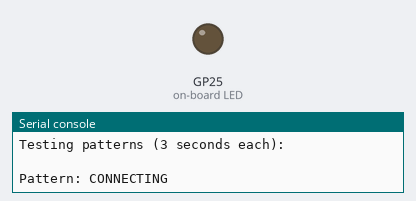
This program was run on a simulated Raspberry Pi Pico running MicroPython. Parts: output pins drawn as LEDs (lit = HIGH), the last lines printed to the serial console. At 19.9 s the program stops and its outputs stay as they are.

Above: at 0.2 s.
At 15.25 s:
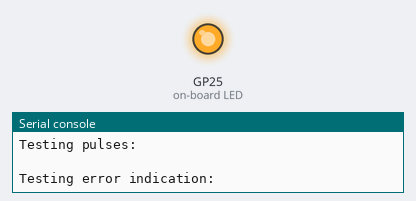
Timing chart, 0 to 20.7 s (numbered marks = the images above):
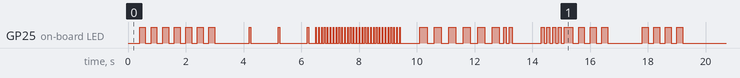

Measured:
- by itself, GP25 (on-board LED): LOW → HIGH at 0.40 s, → LOW 0.20 s later, → HIGH 0.20 s later, → LOW 0.20 s later, … (120 changes in this stretch)

The program:

led_manager.py
```python
import time
from machine import Pin, Timer

class LEDManager:
    """Manages single LED blinking patterns for status indication."""
    def __init__(self, led_pin="LED"):
        # Initialize LED on specified pin
        self.led = Pin(led_pin, Pin.OUT)
        self.current_mode = None
        self.timer = Timer()
        self.blink_active = False
        self.led_state = 0

        # default LED states from config
        self.status_patterns = {}

        print("LED Manager initialized (single LED mode)")

    def set_status_patterns(self, patterns):
        """Set the blinking patterns dictionary for different status modes."""
        self.status_patterns = patterns

    def set_mode(self, mode_name, duration_ms=None):
        """Set LED mode with pattern priority handling for alerts vs data patterns."""
        if mode_name not in self.status_patterns:
            print(f"LED mode '{mode_name}' not found. Available: {list(self.status_patterns.keys())}")
            return False

        # check if this is an alert/temperature pattern that should override others
        alert_patterns = ["COMFORTABLE", "UNCOMFORTABLE", "ALERT", "ERROR"]
        data_patterns = ["DATA_SENT", "SENSOR_READING"]

        current_is_alert = self.current_mode in alert_patterns
        new_is_alert = mode_name in alert_patterns
        current_is_data = self.current_mode in data_patterns

        # if an alert is already shown, don't interrupt with data patterns
        if current_is_alert and mode_name in data_patterns:
            return False

        # if we have a data pattern showing and get an alert, stop the data pattern
        if current_is_data and new_is_alert:
            print(f"Stopping data pattern {self.current_mode} for alert {mode_name}")
            self.stop_blink()

        # check if we want extended duration
        extended = mode_name in alert_patterns

        # get timing values
        on_time, off_time = self.status_patterns[mode_name]

        # apply extension for alert patterns
        if extended:
            EXTENSION_FACTOR = 5  # 5x longer for alerts
            on_time = on_time * EXTENSION_FACTOR
            off_time = off_time * EXTENSION_FACTOR
        else:
            pass

        # Calculate timing
        period_ms = int((on_time + off_time) * 1000)
        duty_cycle = on_time / (on_time + off_time)

        # Start blinking
        self.start_blink(period_ms, duty_cycle, duration_ms)

        # Update current mode
        self.current_mode = mode_name

        return True

    def start_blink(self, period_ms, duty_cycle, duration_ms=None):
        """Start blinking with specified period, duty cycle, and optional duration."""
        if self.blink_active:
            self.stop_blink()

        on_time_ms = int(period_ms * duty_cycle)

        self.timer.init(
            period=period_ms,
            mode=Timer.PERIODIC,
            callback=lambda t: self._toggle_led(on_time_ms)
        )

        self.blink_active = True

        if duration_ms:
            Timer(-1).init(
                mode=Timer.ONE_SHOT,
                period=duration_ms,
                callback=lambda t: self.stop_blink()
            )

    def _toggle_led(self, on_time_ms):
        """Internal method to toggle LED state during blinking."""
        if self.led_state == 0:
            # turn LED on
            self.led.value(1)
            self.led_state = 1
            # schedule turn off
            Timer(-1).init(
                mode=Timer.ONE_SHOT,
                period=on_time_ms,
                callback=lambda t: self.led.off() or setattr(self, 'led_state', 0)
            )
        else:
            # turn LED off
            self.led.value(0)
            self.led_state = 0

    def stop_blink(self):
        """Stop blinking and turn LED off."""
        if hasattr(self, 'timer'):
            try:
                self.timer.deinit()
            except:
                pass

        self.led.value(0)
        self.led_state = 0
        self.blink_active = False
        self.current_mode = None

    def solid_on(self):
        """Turn LED solid on."""
        self.stop_blink()
        self.led.value(1)
        self.current_mode = "SOLID_ON"

    def solid_off(self):
        """Turn LED solid off."""
        self.stop_blink()
        self.led.value(0)
        self.current_mode = "SOLID_OFF"

    def pulse(self, count=1, pulse_duration=0.1):
        """Pulse the LED a specified number of times."""
        self.stop_blink()

        for i in range(count):
            self.led.value(1)
            time.sleep(pulse_duration)
            self.led.value(0)
            if i < count - 1:
                time.sleep(pulse_duration)

        self.current_mode = f"PULSE_{count}"

    def indicate_error(self, error_code):
        """Indicate error code with blinking pattern (number of blinks per digit)."""
        self.stop_blink()

        for digit in str(error_code):
            if digit.isdigit():
                num = int(digit)
                # blink for the number
                for _ in range(num):
                    self.led.value(1)
                    time.sleep(0.2)
                    self.led.value(0)
                    time.sleep(0.2)
                time.sleep(0.5)

        print(f"LED Error indication: {error_code}")

    def get_status(self):
        """Return current LED status including mode, state, and blinking status."""
        return {
            "mode": self.current_mode,
            "state": "ON" if self.led_state else "OFF",
            "blinking": self.blink_active
        }


def test_led_manager():
    """Test all LED patterns and functions."""
    print("Testing LED Manager...")

    # Test patterns
    test_patterns = {
        "CONNECTING": (0.2, 0.2),
        "CONNECTED": (0.05, 0.95),
        "ACTIVE": (0.02, 0.08),
        "ALERT": (0.05, 0.05),
    }

    led = LEDManager()
    led.set_status_patterns(test_patterns)

    print("\nTesting patterns (3 seconds each):")

    patterns_to_test = ["CONNECTING", "CONNECTED", "ACTIVE", "ALERT"]

    for pattern in patterns_to_test:
        print(f"\nPattern: {pattern}")
        led.set_mode(pattern, duration_ms=3000)
        time.sleep(3.2)

    print("\nTesting pulses:")
    led.pulse(3)
    time.sleep(1)
    led.pulse(5)

    print("\nTesting error indication:")
    led.indicate_error(404)

    print("\nLED test complete!")
    led.solid_off()

if __name__ == "__main__":
    test_led_manager()
```
